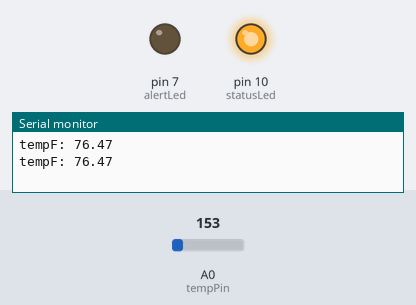
The sketch below on a simulated Arduino Uno, built with avr-gcc and run on an emulated ATmega328P. Shown: output pins drawn as LEDs (lit = HIGH), the last lines printed to the serial monitor. Inputs (shaded band) come from the test bench; at power-on: A0 (tempPin) = 153.

Above: at 3.8 s.
3.9 s: A0 (tempPin) set to 130
At 7.5 s:
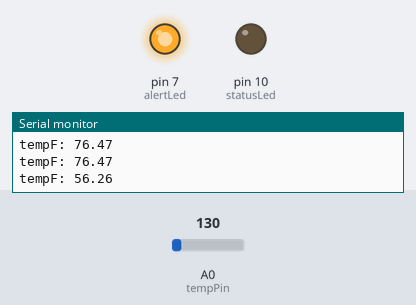
11.5 s: A0 (tempPin) set to 165
At 13.3 s:
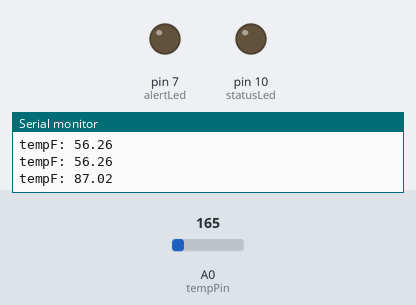
19.2 s: A0 (tempPin) set to 181
At 21.8 s:
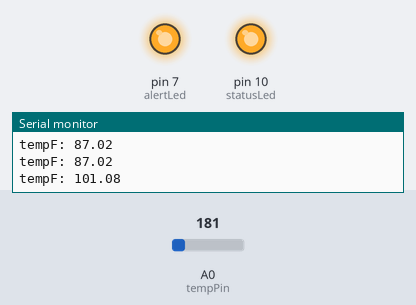
Timing chart, 0 to 32.5 s (numbered marks = the images above; inputs shaded):
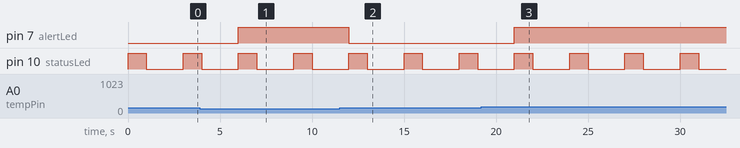

The sketch:

sketch_jan07c.ino
```cpp
// #define aref_voltage 3.3

//TODO make output function that checks DEBUG

// Analog pin number, and input voltage for temperature sensor
int tempPin = 0;
float aref_voltage = 5.0;

// Digital pin numbers for status and alert LEDs
int statusLed = 10;
int alertLed = 7;

// Temperature range for alerts
float alertLow = 62;
float alertHigh = 90;


void setup() {
  //TODO switch to calibrated 3.3v for temp sensor

  //// for use with calibrated analog (3.3v) power
  // analogReference(EXTERNAL);

  //configure LEDs for output
  pinMode(statusLed, OUTPUT);
  pinMode(alertLed, OUTPUT);

  // Open serial for output
  Serial.begin(9600);
}

void loop() {
  //TODO make statuLed fade in/out (breathe)

  // Turn on status LED to indivate polling
  digitalWrite(statusLed, HIGH);

  // read the value from the temp sensor:
  int sensorValue = analogRead(tempPin);

  // Serial.print("sensor value: ");
  // Serial.println(sensorValue);

  // Calculate mV from temp sensor output
  float voltage = sensorValue * aref_voltage;
  voltage /= 1024.0;

  // Serial.print("voltage: ");
  // Serial.println(voltage);

  // Convert mV to degrees Celcius and Fahrenheit
  float temperatureC = (voltage - 0.5) * 100 ;
  float temperatureF = (temperatureC * 9.0 / 5.0) + 32.0;

  //TODO bust temperature bounds checking out into separate function
  if (temperatureF > alertHigh || temperatureF < alertLow) {
    digitalWrite(alertLed, HIGH);
  } else {
    digitalWrite(alertLed, LOW);
  }

  // Output temperature to serial port
  Serial.print("tempF: ");
  Serial.println(temperatureF);

  // Wait a sec before turning off status LED
  delay(1000);
  digitalWrite(statusLed, LOW);

  // Wait additional 2secs before re-checking temp
  delay(2000);
}

// vim:ft=arduino
```

Measured:
- the behaviour switches between 137 and 136 on A0 (tempPin) (found by bisection; images 0 and 1)
- the behaviour switches between 168 and 169 on A0 (tempPin) (found by bisection; images 2 and 3)
- after the input at 3.9 s, pin 7 (alertLed): LOW → HIGH after 2.1 s
- after the input at 11.5 s, pin 7 (alertLed): HIGH → LOW after 0.50 s
- after the input at 19.2 s, pin 7 (alertLed): LOW → HIGH after 1.8 s
- by itself, pin 10 (statusLed): alternates HIGH for 1.0 s and LOW for 2.0 s
